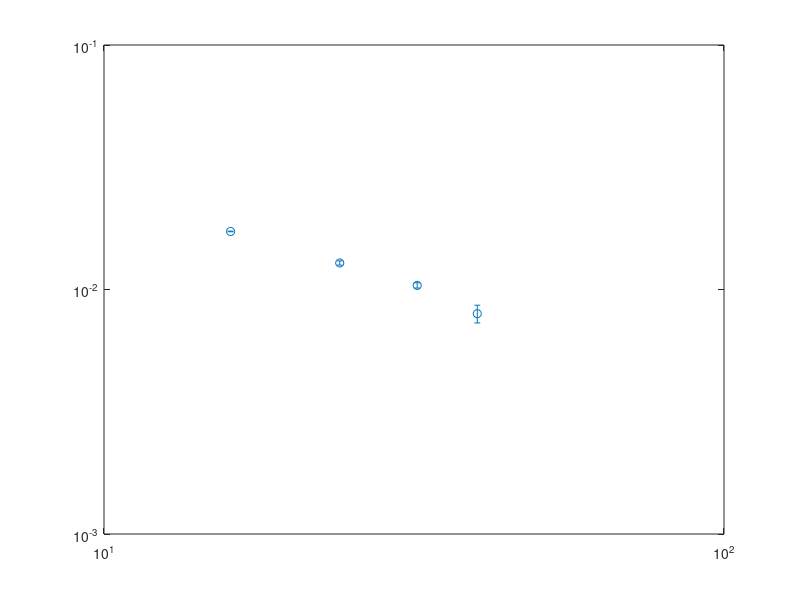

This figure's MATLAB source: (Note: this script raises an error after producing the figure.)
Lx = [16,24, 32, 40, 48];
%A_cdw = [0.021293, 0.018159,0.017226, 0.016885, 0.013807];
A_cdw = [0.017277, 0.012838, 0.010395, 0.007962, 0.0];
err = [0.000051,0.000255, 0.000257,  0.000664,0.0];
h1 = errorbar(Lx, A_cdw, err,'o');hold on;
set(gca, 'XScale','log', 'YScale','log')

fit_x = Lx;
p = fit(log(Lx([1:4])'),log(A_cdw([1:4])'),'poly1');
fprintf('Kc=%.5f\n',-p.p1*2);
x = fit_x(1):0.5:fit_x(end);
fl=loglog(Lx,exp(p.p2)*(Lx).^p.p1,'-.');
T=text(30,0.012,['$K_{c}=',num2str(-p.p1*2),'$']);
set(T,'Interpreter','latex');
set(T,'Fontsize',28);

%stop at middle to see if measurement different

set(gca,'fontsize',24);
set(gca,'linewidth',1.5);
set(get(gca,'Children'),'linewidth',3); % Set line width 1.5 pounds
set(h1,'markersize',10);
xlabel('$L_x$','Interpreter','latex');
ylabel('$A_{cdw}$','Interpreter','latex');
set(get(gca,'XLabel'),'FontSize',24); 
set(get(gca,'YLabel'),'FontSize',24); 
